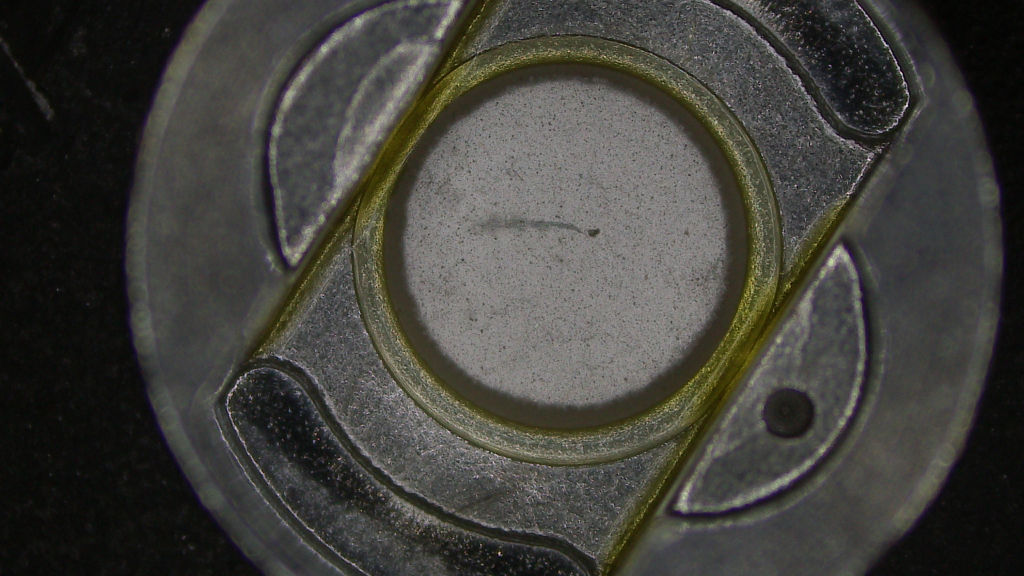
#> input picture OpenCV/res/IMG00868.jpg, 3072 x 1728 px, given in place of the camera (shown at 1/3 size)
$ python MovingObject.py   (older library calls are emulated)
#> lines starting #> are read from the running program, lines starting #| are printed output that depends on the picture
import cv2
import time

camera = cv2.VideoCapture(0)
if camera is None:
    print('请先连接摄像头')
    exit()

fps = 5  # 帧率
pre_frame = None  # 总是取前一帧做为背景（不用考虑环境影响）

play_music = False

while True:
    start = time.time()
    res, cur_frame = camera.read()
#> cur_frame is the input picture: shape (1728, 3072, 3); mean B, G, R 60.2, 65, 66
    if res != True:
        break
    end = time.time()
    seconds = end - start
    if seconds < 1.0 / fps:
        time.sleep(1.0 / fps - seconds)
    """
    cv2.imshow('img', cur_frame)
    key = cv2.waitKey(30) & 0xff
    if key == 27:
        break
    """
    gray_img = cv2.cvtColor(cur_frame, cv2.COLOR_BGR2GRAY)
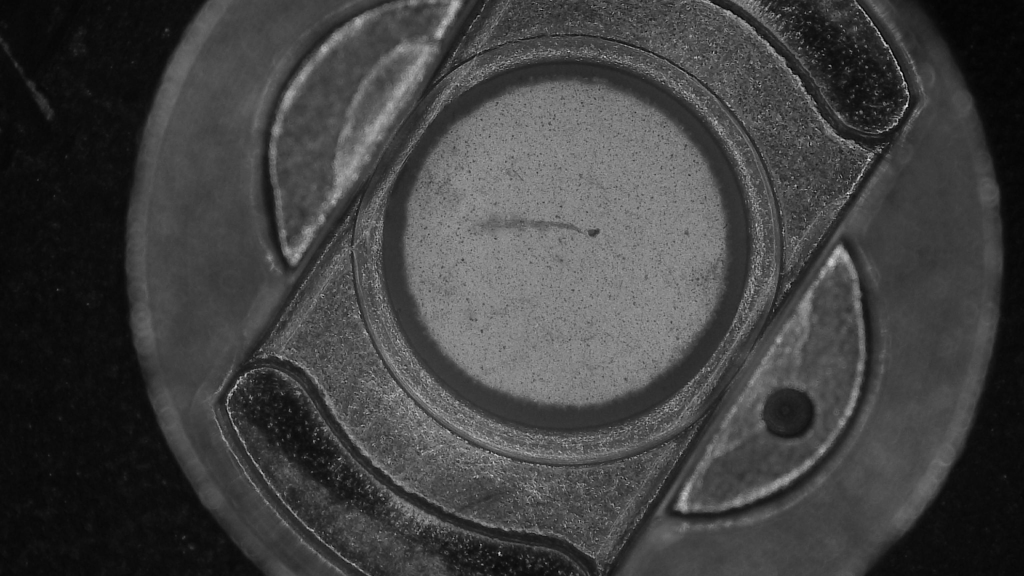
#> gray_img: shape (1728, 3072) (shown at 1/3 size); min 0, max 249, mean 64.8
    gray_img = cv2.resize(gray_img, (500, 500))
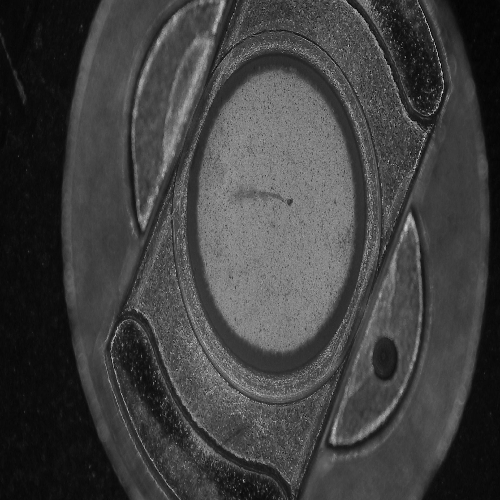
#> gray_img: shape (500, 500); min 1, max 227, mean 64.7
    gray_img = cv2.GaussianBlur(gray_img, (21, 21), 0)
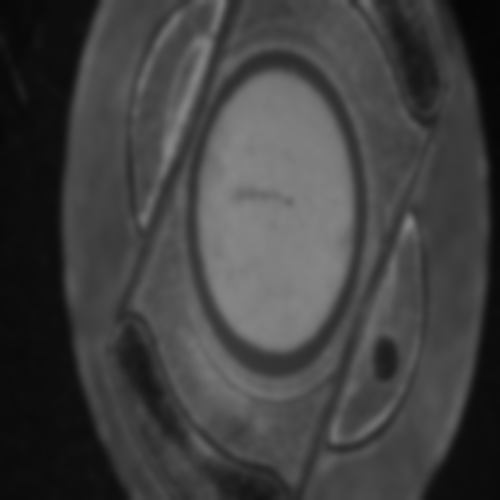
#> gray_img: shape (500, 500); min 6, max 135, mean 64.7

    if pre_frame is None:
        pre_frame = gray_img
    else:
        img_delta = cv2.absdiff(pre_frame, gray_img)
        thresh = cv2.threshold(img_delta, 25, 255, cv2.THRESH_BINARY)[1]
        thresh = cv2.dilate(thresh, None, iterations=2)
        image, contours, hierarchy = cv2.findContours(thresh.copy(), cv2.RETR_EXTERNAL, cv2.CHAIN_APPROX_SIMPLE)
        for c in contours:
            if cv2.contourArea(c) < 1000:  # 设置敏感度
                continue
            else:
                # print(cv2.contourArea(c))
                print("前一帧和当前帧不一样了, 有什么东西在动!")
                play_music = True
                break

        pre_frame = gray_img

camera.release()
cv2.destroyAllWindows()
